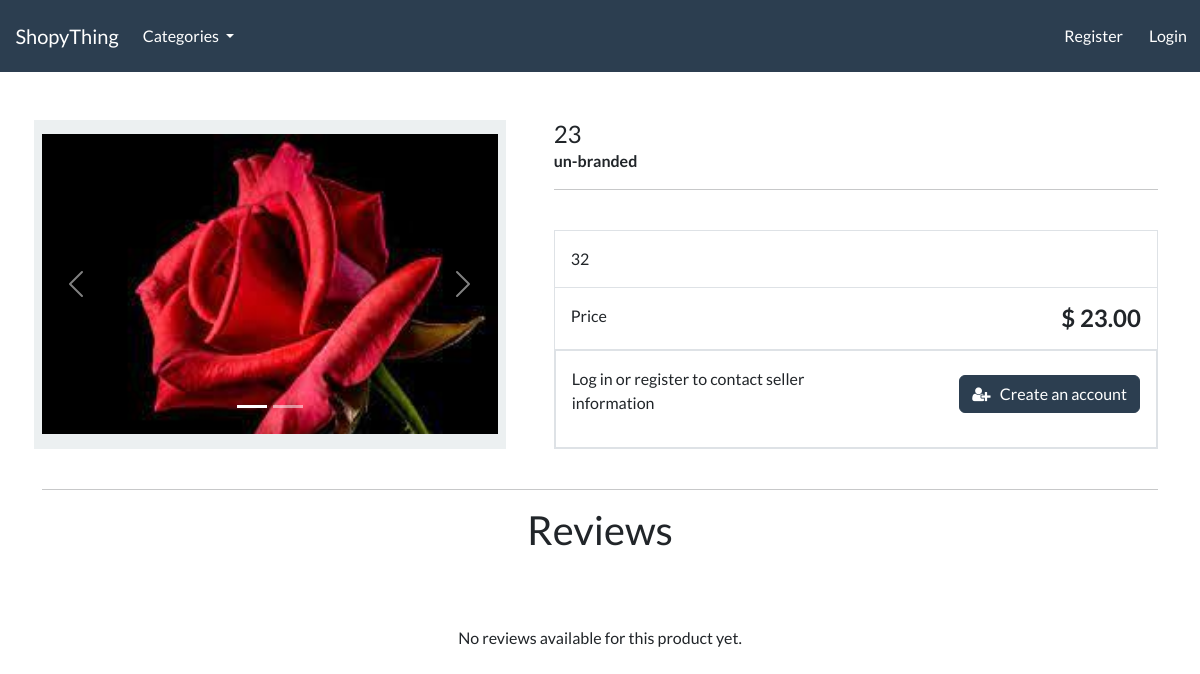
Screenshot of /product/23/ with the database file from the repository.
### store/models.py (models this page shows, shortened)
class Images(models.Model):
    product = models.ForeignKey(Product, default=None,on_delete=models.CASCADE,  related_name='images')
    image = models.ImageField(upload_to='images')

class Product(models.Model):
    category = models.ForeignKey(Category, related_name='product', on_delete=models.CASCADE, null=True)
    title = models.CharField(max_length=250)
    brand = models.CharField(max_length=250, default='un-branded')
    description = models.TextField(blank=True)
    slug = models.SlugField(max_length=255)
    price = models.DecimalField(max_digits=9, decimal_places=2)
    user = models.ForeignKey(User, max_length=10, on_delete=models.CASCADE, null=True)
    class Meta:
        verbose_name_plural = 'products'

### store/views.py (the view)
# urls.py: path('product/<slug:product_slug>/', views.product_info, name='product-info'),
def product_info(request, product_slug):
    product = get_object_or_404(Product, slug=product_slug)
    reviews = ProductReview.objects.filter(product=product)
    context = {'product': product, 'reviews': reviews}
    return render(request, 'store/product-info.html', context)

### store/models.py (called while the page is built)
    def get_absolute_url(self):
        return reverse('list-category', args=[self.slug])

### store/views.py (called while the page is built)
def categories(request):
    categories = Category.objects.all()
    return {'categories': categories}

### store/templates/store/product-info.html (shortened to what this page needs)
{% extends "./base.html" %}
{% load static %}
{% block content %}
<div class="container">
    <main class="pt-5">
        <div class="row g-3">
            <div class="col-md-5 col-lg-5 order-md-first bg-light d-flex justify-content-center align-items-center">
                {% if product.images.all %}
                <div id="carouselExampleIndicators" class="carousel slide" data-bs-ride="carousel"
                    style=" width:100%; height: 300px !important;">
                    <div class="carousel-indicators">
                        {% for image in product.images.all %}
                        <button type="button" data-bs-target="#carouselExampleIndicators"
                            data-bs-slide-to="{{ forloop.counter0 }}" {% if forloop.first %}class="active"
                            {% endif %}></button>
                        {% endfor %}
                    </div>
                    <div class="carousel-inner" style=" width:100%; height: 300px !important;">
                        {% for image in product.images.all %}
                        <div class="carousel-item {% if forloop.first %}active{% endif %}">
                            <a href="{{ image.image.url }}" data-lightbox="product-images"><img
                                    src="{{ image.image.url }}" class="d-block w-100 " alt="..."></a>
                        </div>
                        {% endfor %}
                    </div>
                    <button class="carousel-control-prev" type="button" data-bs-target="#carouselExampleIndicators"
                        data-bs-slide="prev">
                        <span class="carousel-control-prev-icon" aria-hidden="true"></span>
                    </button>
                    <button class="carousel-control-next" type="button" data-bs-target="#carouselExampleIndicators"
                        data-bs-slide="next">
                        <span class="carousel-control-next-icon" aria-hidden="true"></span>
                    </button>
                </div>
                {% else %}
                <img class="img-fluid" alt="Responsive image" src="{% static 'placeholder.jpg' %}">
                {% endif %}
            </div>
            <div class="col-md-7 col-lg-7 ps-md-3 ps-lg-5">
                <h1 class="mb-0 h4"> {{ product.title }} </h1>
                <strong> {{ product.brand }} </strong>
                <hr>
                <br>
                <div class="border">
                    <div class="col border-bottom">
                    <div class="col">
                        <div class="row p-3">
                            <div class="col-6"> {{ product.description }} </div>
                        </div>
                    </div>
                    <div class="col border-top">
                        <div class="row p-3">
                            <div class="col-6"> Price </div>
                            <div class="col-6 text-end"><span class="h4 fw-bold">$ {{ product.price }} </span></div>
                        </div>
                    </div>
                </div>
                {% if user.is_authenticated %}
                <div class="col">
                    <div class="row p-3">
                        <div class="col-6 text-start">
                            Seller : {{product.user}}
                        </div>
                    </div>
                </div>
                <div class="col border-top">
                    <div class="row p-4">
                            <div class="text-center">
                                <a href="{% url 'product-review' product_id=product.id %}"
                                    class="btn btn-primary" style="margin-right: 1rem;">
                                    Write a review
                                </a>
                                <a class="btn btn-primary "
                                    href="{% url 'create-message' product_slug=product.slug %}">
                                    Message seller
                                </a>
                            </div>
                    </div>
                </div>
                    {%else%}
                    <div class="col border ">
                        <div class="row p-3 ">
                            <p class="col-6 d-flex align-items-center">
                                    Log in or register to contact seller information
                                </p>
                            <div class="col-6 text-end"> <a href="{% url 'register' %}" class="btn btn-primary my-2"> <i
                                        class="fa fa-user-plus" aria-hidden="true"></i> &nbsp; Create an account </a>
                            </div>
                        </div>
                    </div>
                    {%endif%}
            </div>
        </div>
    </main>
    <br>
    <hr>
    <h2 class="text-center">Reviews</h2>
    <div class="row" style="padding: 4rem;">
        {% if reviews %}
        {% for review in product.reviews.all %}
        <div class="col-md-4">
            <div class="card mb-3">
                <div class="card-body">
                    <p class="card-text">By {{ review.author }}</p>
                    <div class="rating">
                        {% if review.rating >= 1 %}<span class="fa fa-star checked"></span>{% else %}<span
                            class="fa fa-star"></span>{% endif %}
                        {% if review.rating >= 2 %}<span class="fa fa-star checked"></span>{% else %}<span
                            class="fa fa-star"></span>{% endif %}
                        {% if review.rating >= 3 %}<span class="fa fa-star checked"></span>{% else %}<span
                            class="fa fa-star"></span>{% endif %}
                        {% if review.rating >= 4 %}<span class="fa fa-star checked"></span>{% else %}<span
                            class="fa fa-star"></span>{% endif %}
                        {% if review.rating >= 5 %}<span class="fa fa-star checked"></span>{% else %}<span
                            class="fa fa-star"></span>{% endif %}
                    </div>
                    <hr>
                    <p class="card-text">{{ review.content }}</p>
                    {% if user.is_authenticated and review.author == user %}
                    <a href="{% url 'edit-review' review_id=review.pk %}" class="btn btn-primary">Edit Review</a>
                    {% endif %}
                </div>
            </div>
        </div>
        {% endfor %}
        {% else %}
        <div class="col">
            <p class="text-center">No reviews available for this product yet.</p>
        </div>
        {% endif %}
    </div>
</div>
<link rel="stylesheet" href="https://cdnjs.cloudflare.com/ajax/libs/lightbox2/2.11.3/css/lightbox.min.css">
{% endblock %}

### rows the page displays
Images: image (picture)
Product: title "23", brand "un-branded", description "32", price "23.00"
